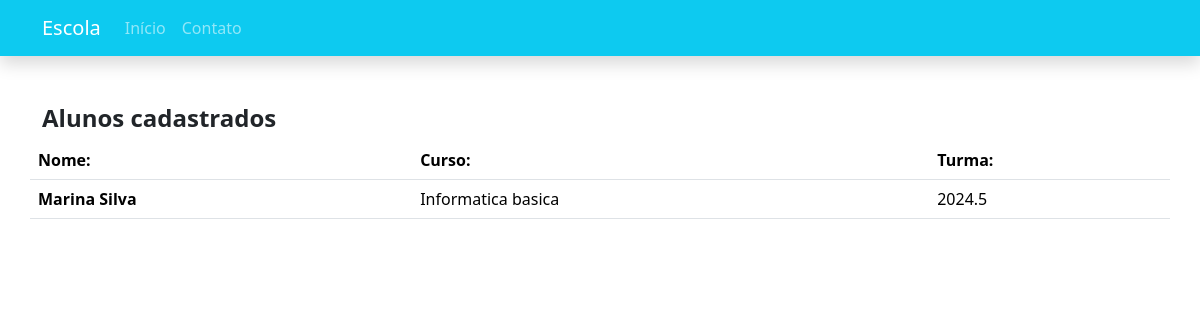
Before: / with the older database file.
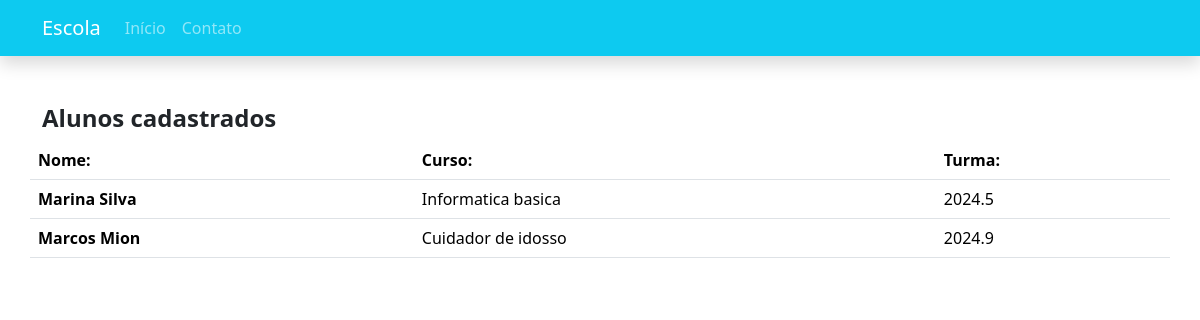
After: the same page with the newer database file.
### cadastro/models.py (models this page shows, shortened)
class Alunos(models.Model):
    nome = models.CharField(max_length=100, null=False, blank=False)
    curso = models.CharField(max_length=100, null=False, blank=False)
    turma = models.CharField(max_length=100, null=False, blank=False)

### cadastro/views.py (the view)
# urls.py: path('', alunos_list,name='home'),
def alunos_list(request):
    alunos_list = Alunos.objects.all()
    return render(request, 'cadastro/alunos_list.html', {"alunos": alunos_list})

### cadastro/templates/cadastro/alunos_list.html (shortened to what this page needs)
{% extends "base.html" %}
{% block content %}
    <div class="row">
        <div class="col-11">
            <h4><strong>Alunos cadastrados</strong></h4>
        </div>
        <div class="col-1">           </div>
    </div>
    <div class="row">
        <table class="table">
          <thead>
            <tr>
                <th scope="col">Nome:</th>
                <th scope="col">Curso:</th>
                <th scope="col">Turma:</th>
            </tr>
          </thead>
          <tbody>
          {% for aluno in alunos %}
            <tr>
              <th>{{ aluno.nome }}</th>
              <td>{{ aluno.curso }}</td>
              <td>{{ aluno.turma }}</td>
            </tr>
          {% endfor %}
          </tbody>
        </table>
    </div>
{% endblock %}

### cadastro/templates/base.html (shortened to what this page needs)
{% load bootstrap5 %}
{% bootstrap_css %}
<!DOCTYPE html>
<html lang="pt-br">
<head>
</head>
<body>
    <header>
      <nav class="navbar navbar-expand-lg navbar-dark bg-info shadow">
        <div class="container">
          <a class="navbar-brand" href="#">Escola</a>
          <div class="collapse navbar-collapse" id="conteudoNavbarSuportado">
            <ul class="navbar-nav mr-auto">
              <li class="nav-item active">
                <a class="nav-link" href="{% url 'home' %}">Início</a>
              </li>
              <li class="nav-item">
                <a class="nav-link" href="{% url 'contato' %}">Contato</a>
              </li>
            </ul>
          </div>
        </div>
      </nav>
    </header>
    <main class="container mt-5">
        {% block content %} {% endblock %}
    </main>
</body>
</html>

Changed rows visible on the page:
added Alunos: nome "Marcos Mion", curso "Cuidador de idosso", turma "2024.9"
